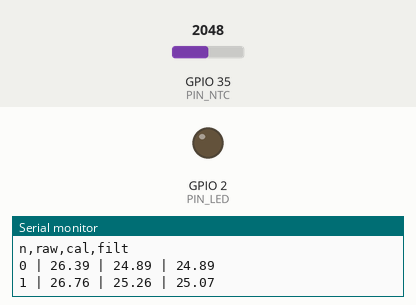
The sketch below on a simulated ESP32. On the bench: output pins drawn as LEDs (lit = HIGH), the last lines printed to the serial monitor. Inputs (shaded band) come from the test bench; at power-on: GPIO 35 (PIN_NTC) = 2048. Random numbers use the default seed unless the sketch sets one.

Above: at 3.8 s.
3.9 s: GPIO 35 (PIN_NTC) set to 260
10.2 s: GPIO 35 (PIN_NTC) set to 227
14.1 s: GPIO 35 (PIN_NTC) set to 958
21.8 s: GPIO 35 (PIN_NTC) set to 1058
25.7 s: GPIO 35 (PIN_NTC) set to 710
33.4 s: GPIO 35 (PIN_NTC) set to 620
At 45.3 s:
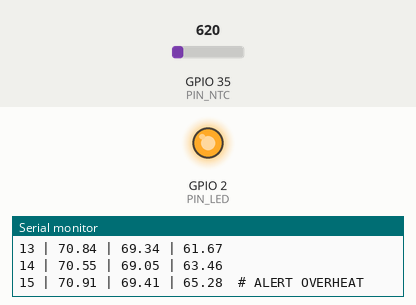
Timing chart, 0 to 46.5 s (numbered marks = the images above; inputs shaded):
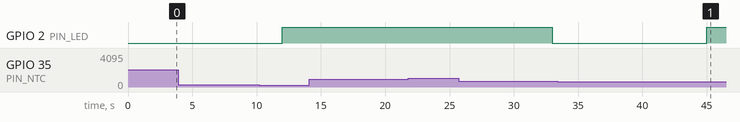

The sketch:

sketch.ino
```cpp
#include <math.h>

const int PIN_NTC = 35;
const int PIN_LED = 2;
const float TEMP_MAX = 65;   // поріг OVERHEAT (з паспорта системи)

const float T_BIAS = 1.5;    // змодельований дефект: датчик завищує на 1.5 °C
const int WINDOW = 8;        // ковзне середнє по 8 зразках
float buf[WINDOW];
int idx = 0, count = 0, n = 0;

float readTrueTempC() {
  const float BETA = 3950;
  int raw = analogRead(PIN_NTC);
  if (raw <= 0) raw = 1;
  if (raw >= 4095) raw = 4094;
  return 1 / (log(1 / (4095.0 / raw - 1)) / BETA + 1.0 / 298.15) - 273.15;
}

void setup() {
  Serial.begin(115200);
  pinMode(PIN_LED, OUTPUT);
  randomSeed(42);
  Serial.println("n,raw,cal,filt");
}

void loop() {
  float t_true = readTrueTempC();
  float raw_c = t_true + T_BIAS + random(-80, 81) / 100.0;  // зміщення + шум ±0.8 °C
  float cal_c = raw_c - T_BIAS;                             // калібрування: прибрали зміщення

  buf[idx] = cal_c;                                         // кільцевий буфер
  idx = (idx + 1) % WINDOW;
  if (count < WINDOW) count++;
  float sum = 0;
  for (int i = 0; i < count; i++) sum += buf[i];
  float filt_c = sum / count;                               // ковзне середнє

  bool overheat = filt_c > TEMP_MAX;                        // поріг - по відфільтрованому!
  digitalWrite(PIN_LED, overheat ? HIGH : LOW);

  Serial.printf("%d | %.2f | %.2f | %.2f%s\n", n++, raw_c, cal_c, filt_c, overheat ? "  # ALERT OVERHEAT" : "");
  delay(3000);
}
```

Measured:
- the behaviour switches between 681 and 680 on GPIO 35 (PIN_NTC) (found by bisection; images 0 and 1)
- after the input at 33.4 s, GPIO 2 (PIN_LED): LOW → HIGH after 11.6 s
